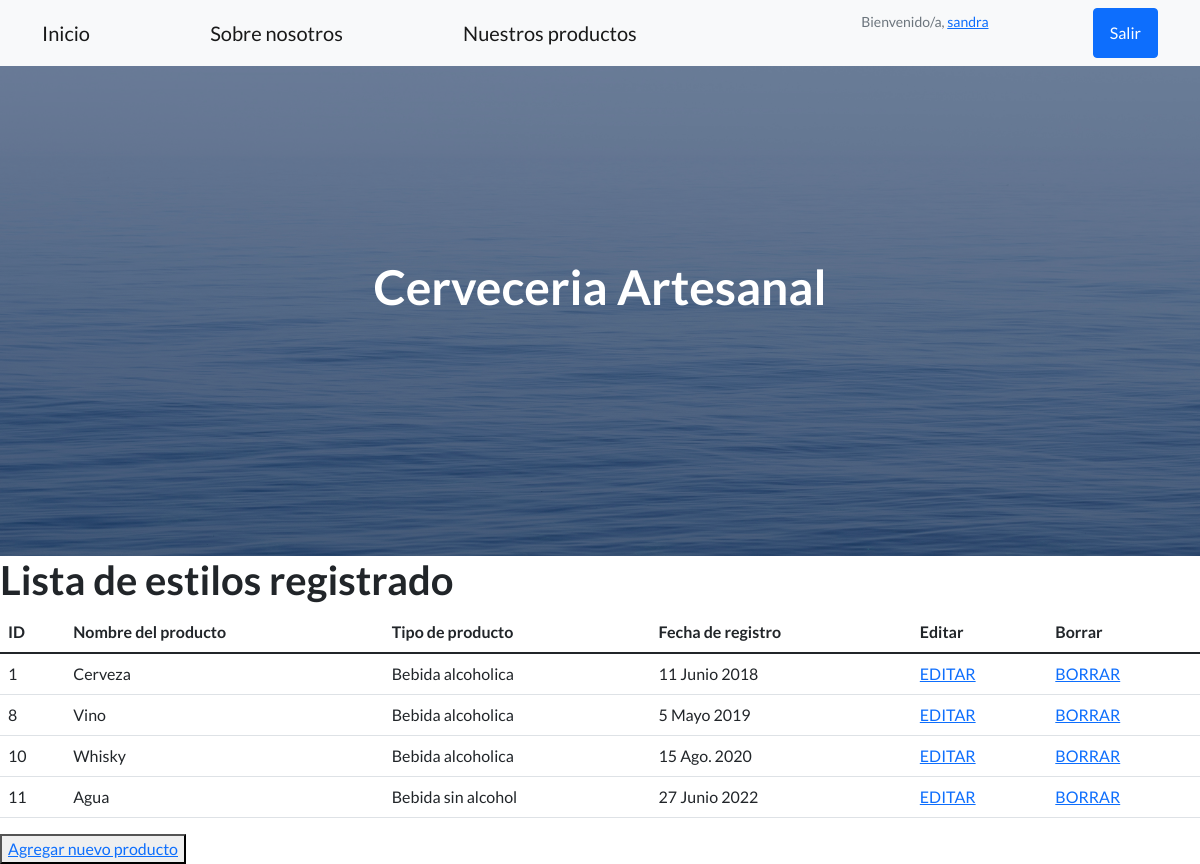
Page /productos/prs_lista (signed in) on the committed database.
### productos/models.py (models this page shows, shortened)
class Productos(models.Model):
    nombre_producto = models.CharField(max_length=40)
    tipo_producto = models.CharField(max_length=40)
    fecha_registro = models.DateField()

### productos/views.py (the view)
# urls.py: path("prs_lista", views.lista_productos, name = "prs_lista"),
def lista_productos(request):
    productos = Productos.objects.all()
    info_productos = {"info_productos": productos}
    return render(request , "lista_productos.html" , info_productos)

### productos/templates/lista_productos.html
{% extends "padre.html" %}
{% load static %}
{% block contenido%}
    <h1>Lista de estilos registrado</h1>
    <table class="table">
        <thead>
            <tr>
                <th scope="col">ID</strong></th>
                <th scope="col">Nombre del producto</strong></th>
                <th scope="col">Tipo de producto</strong></th>
                <th scope="col">Fecha de registro</strong></th>
                {% if request.user.is_authenticated %}
                <th scope="col">Editar</th>
                <th scope="col">Borrar</th>
                {% endif %}
            </tr>
        </thead>
        <tbody>
            {% for n in info_productos %}
            <tr>
                <td scope="row">{{n.id}}</td>
                <td>{{n.nombre_producto}}</td>
                <td>{{n.tipo_producto}}</td>
                <td>{{n.fecha_registro}}</td>
                {% if request.user.is_authenticated %}
                <td><a href="{% url 'prs_edit_form' n.id %}">EDITAR</a></td>
                <td><a href="{% url 'prs_elim_form' n.id %}">BORRAR</a></td>
                {% endif %}
            </tr>
            {% endfor %}
        </tbody>
    </table>
    {% if request.user.is_authenticated %}
    <button>
        <a href="prs_alta_form"> Agregar nuevo producto</a>
    </button>
    {% endif %}
{% endblock%}

### productos/templates/padre.html (shortened to what this page needs)
<!DOCTYPE html>
<html lang="en">
    <head>
        {% load static %}
        <link href="https://cdn.jsdelivr.net/npm/bootstrap-icons@1.5.0/font/bootstrap-icons.css" rel="stylesheet" type="text/css" />
        <link href="{% static 'productos/css/styles.css' %}" rel="stylesheet" />
    </head>
    <body>
        <nav class="navbar navbar-light bg-light static-top">
            <div class="container">
                <a class="navbar-brand" href="{% url 'inicio' %}">Inicio</a>
                <a class="navbar-brand" href="{% url 'about' %}">Sobre nosotros</a>
                <a class="navbar-brand" href="{% url 'vista_prs' %}">Nuestros productos</a>
                {% if request.user.is_authenticated %}
                <p class="text-muted small mb-4">Bienvenido/a, <a href="{% url 'perfil' %}">{{user.username}}</a></p>
                <a class="btn btn-primary" href="{% url 'logout' %}">Salir</a>
                {% endif %}
            </div>
        </nav>
        <header class="masthead">
            <div class="container position-relative">
                <div class="row justify-content-center">
                    <div class="col-xl-6">
                        <div class="text-center text-white">
                            <h1 class="mb-5">Cerveceria Artesanal</h1>
                        </div>
                    </div>
                </div>
            </div>
        </header>
        {% block contenido %}
        {% endblock %}
    </body>
</html>

### rows in the picture
Productos: id "1", nombre_producto "Cerveza", tipo_producto "Bebida alcoholica", fecha_registro "11 Junio 2018"
Productos: id "8", nombre_producto "Vino", tipo_producto "Bebida alcoholica", fecha_registro "5 Mayo 2019"
Productos: id "10", nombre_producto "Whisky", tipo_producto "Bebida alcoholica", fecha_registro "15 Ago. 2020"
Productos: id "11", nombre_producto "Agua", tipo_producto "Bebida sin alcohol", fecha_registro "27 Junio 2022"

### other values in the picture
{{ user.username }} "sandra"
